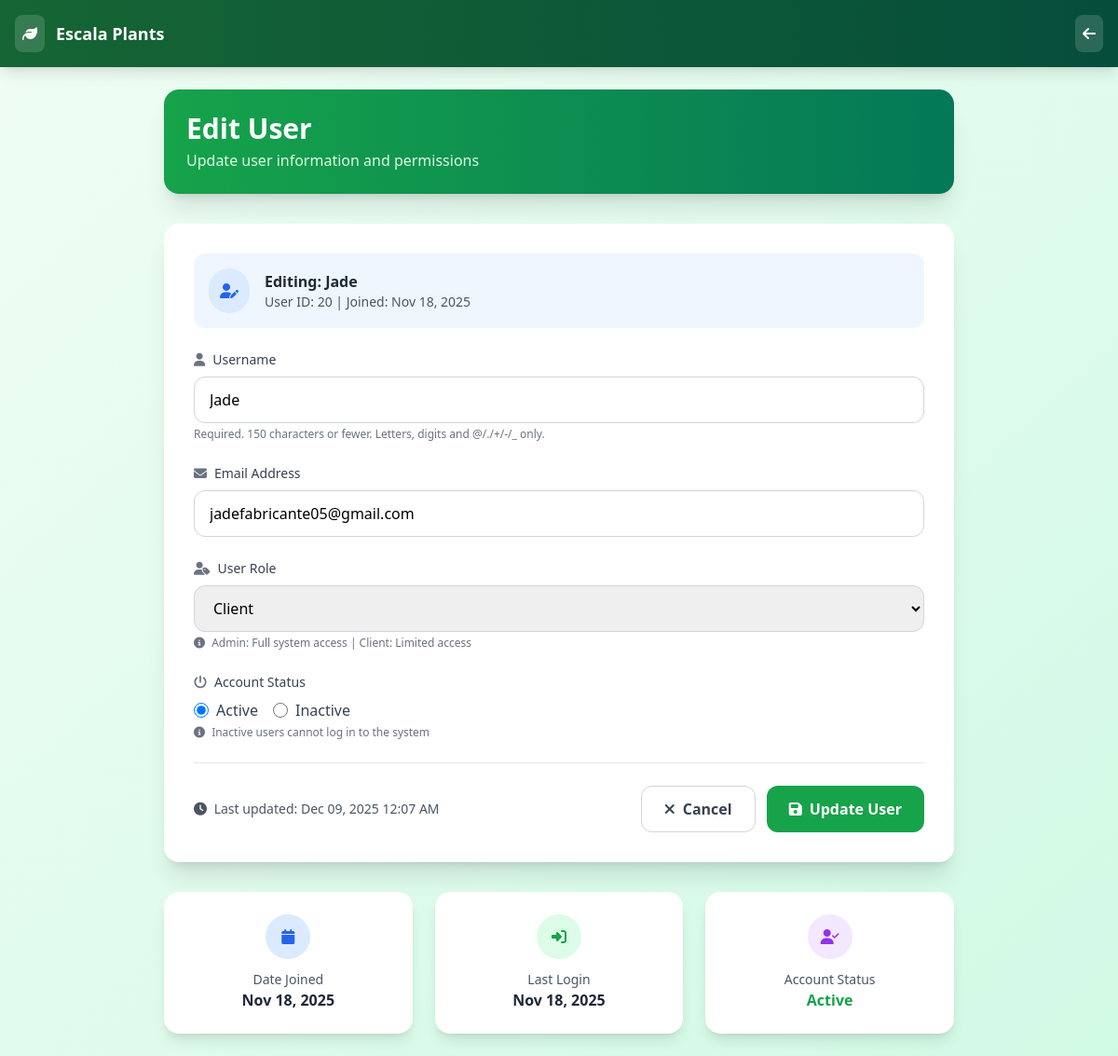
The page /update-user/20/ (signed in) on the database as committed earlier.
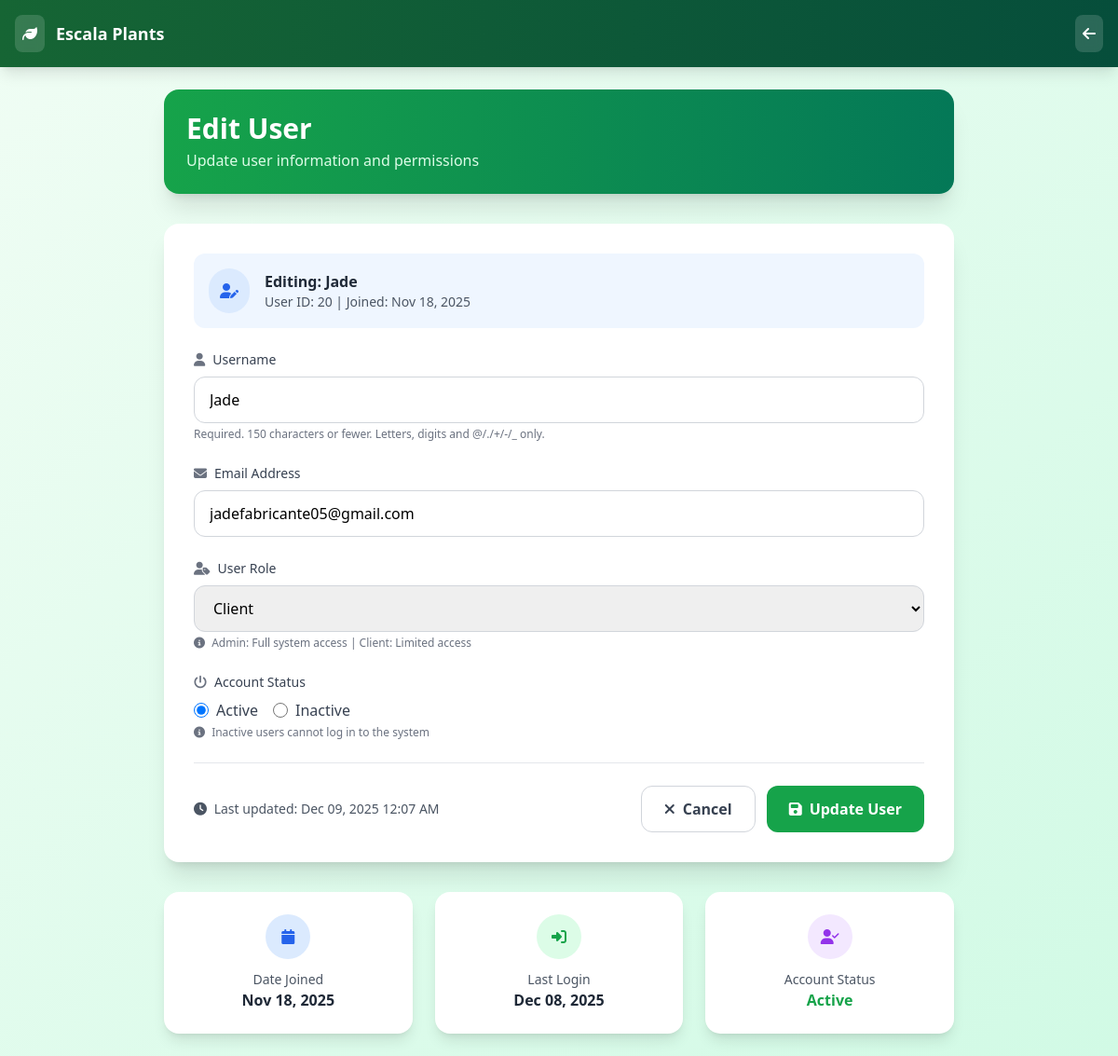
The same page on the database as committed later.
### dashboard/models.py (models this page shows)
class CustomUser(AbstractUser):
    ROLE_CHOICES = (
        ('admin', 'Admin'),
        ('client', 'Client'),
    )
    email = models.EmailField(unique=True)  # Make email required and unique
    role = models.CharField(max_length=10, choices=ROLE_CHOICES, default='client')
    USERNAME_FIELD = 'email'  # Use email for authentication
    REQUIRED_FIELDS = ['username']  # Keep username but not required for login

### dashboard/views.py (the view)
# urls.py: path("update-user/<int:user_id>/", update_user_view, name="update_user"),
@login_required
def update_user_view(request, user_id):
    if request.user.role != "admin":
        return redirect('home')
    user = get_object_or_404(CustomUser, id=user_id)
    if request.method == "POST":
        form = UserEditForm(request.POST, instance=user)
        if form.is_valid():
            form.save()
            messages.success(request, f"User '{user.username}' updated successfully!")
            return redirect('user_list')
        else:
            messages.error(request, "Please correct the errors below.")
    else:
        form = UserEditForm(instance=user)
    return render(request, "dashboard/update_user.html", {
        "form": form,
        "user": user
    })

### dashboard/templates/dashboard/update_user.html (shortened to what the changed rows need)
{% load static %}
<!DOCTYPE html>
<html lang="en">
<head>
    <script src="https://cdn.tailwindcss.com"></script>
    <link href="https://cdnjs.cloudflare.com/ajax/libs/font-awesome/6.4.0/css/all.min.css" rel="stylesheet">
</head>
<body class="bg-gradient-to-br from-green-50 to-emerald-100 min-h-screen">
<div class="p-6 max-w-4xl mx-auto">
    <div class="bg-gradient-to-r from-green-600 to-emerald-700 text-white p-6 rounded-2xl shadow-xl mb-8">
        <div class="flex items-center space-x-4">
            <div>
                <h2 class="text-2xl lg:text-3xl font-bold">Edit User</h2>
            </div>
        </div>
    </div>
    <div class="bg-white rounded-2xl shadow-xl p-8 mb-8">
        <div class="flex items-center space-x-4 mb-6 p-4 bg-blue-50 rounded-xl">
            <div>
                <h3 class="font-semibold text-gray-800">Editing: {{ user.username }}</h3>
                <p class="text-gray-600 text-sm">User ID: {{ user.id }} | Joined: {{ user.date_joined|date:"M d, Y" }}</p>
            </div>
        </div>
        <form method="POST" class="space-y-6">
            <div>
                <label for="{{ form.username.id_for_label }}" class="block text-sm font-medium text-gray-700 mb-2">
                    <i class="fas fa-user mr-2 text-gray-500"></i>Username
                </label>
                <input type="text"
                       name="username"
                       id="id_username"
                       value="{{ form.username.value|default:'' }}"
                       class="w-full px-4 py-3 border border-gray-300 rounded-xl focus:border-green-500 focus:ring-2 focus:ring-green-200 transition-all"
                       placeholder="Enter username">
                {% if form.username.help_text %}
                    <p class="text-gray-500 text-xs mt-1">{{ form.username.help_text }}</p>
                {% endif %}
            </div>
            <div>
                <label for="{{ form.email.id_for_label }}" class="block text-sm font-medium text-gray-700 mb-2">
                    <i class="fas fa-envelope mr-2 text-gray-500"></i>Email Address
                </label>
                <input type="email"
                       name="email"
                       id="id_email"
                       value="{{ form.email.value|default:'' }}"
                       class="w-full px-4 py-3 border border-gray-300 rounded-xl focus:border-green-500 focus:ring-2 focus:ring-green-200 transition-all"
                       placeholder="Enter email address">
            </div>
            <div>
                <label for="{{ form.role.id_for_label }}" class="block text-sm font-medium text-gray-700 mb-2">
                    <i class="fas fa-user-tag mr-2 text-gray-500"></i>User Role
                </label>
                <select name="role"
                        id="id_role"
                        class="w-full px-4 py-3 border border-gray-300 rounded-xl focus:border-green-500 focus:ring-2 focus:ring-green-200 transition-all">
                    <option value="client" {% if form.role.value == 'client' %}selected{% endif %}>Client</option>
                </select>
                <p class="text-gray-500 text-xs mt-1">
                    <i class="fas fa-info-circle mr-1"></i>
                    Admin: Full system access | Client: Limited access
                </p>
            </div>
        </form>
    </div>
    <div class="grid grid-cols-1 md:grid-cols-3 gap-6 mt-8">
        <div class="bg-white rounded-2xl shadow-lg p-6 text-center hover:shadow-xl transition-shadow">
            <div class="bg-blue-100 p-3 rounded-full w-12 h-12 mx-auto mb-3 flex items-center justify-center">
                <i class="fas fa-calendar text-blue-600"></i>
            </div>
            <p class="text-gray-600 text-sm">Date Joined</p>
            <p class="font-semibold text-gray-800">{{ user.date_joined|date:"M d, Y" }}</p>
        </div>
        <div class="bg-white rounded-2xl shadow-lg p-6 text-center hover:shadow-xl transition-shadow">
            <div class="bg-green-100 p-3 rounded-full w-12 h-12 mx-auto mb-3 flex items-center justify-center">
                <i class="fas fa-sign-in-alt text-green-600"></i>
            </div>
            <p class="text-gray-600 text-sm">Last Login</p>
            <p class="font-semibold text-gray-800">
                {% if user.last_login %}
                    {{ user.last_login|date:"M d, Y" }}
                {% else %}
                    Never
                {% endif %}
            </p>
        </div>
    </div>
</div>
</body>
</html>

Rows that differ between the two databases and show on the page:
changed CustomUser "Jade": last_login "Nov 18, 2025" → "Dec 08, 2025"
